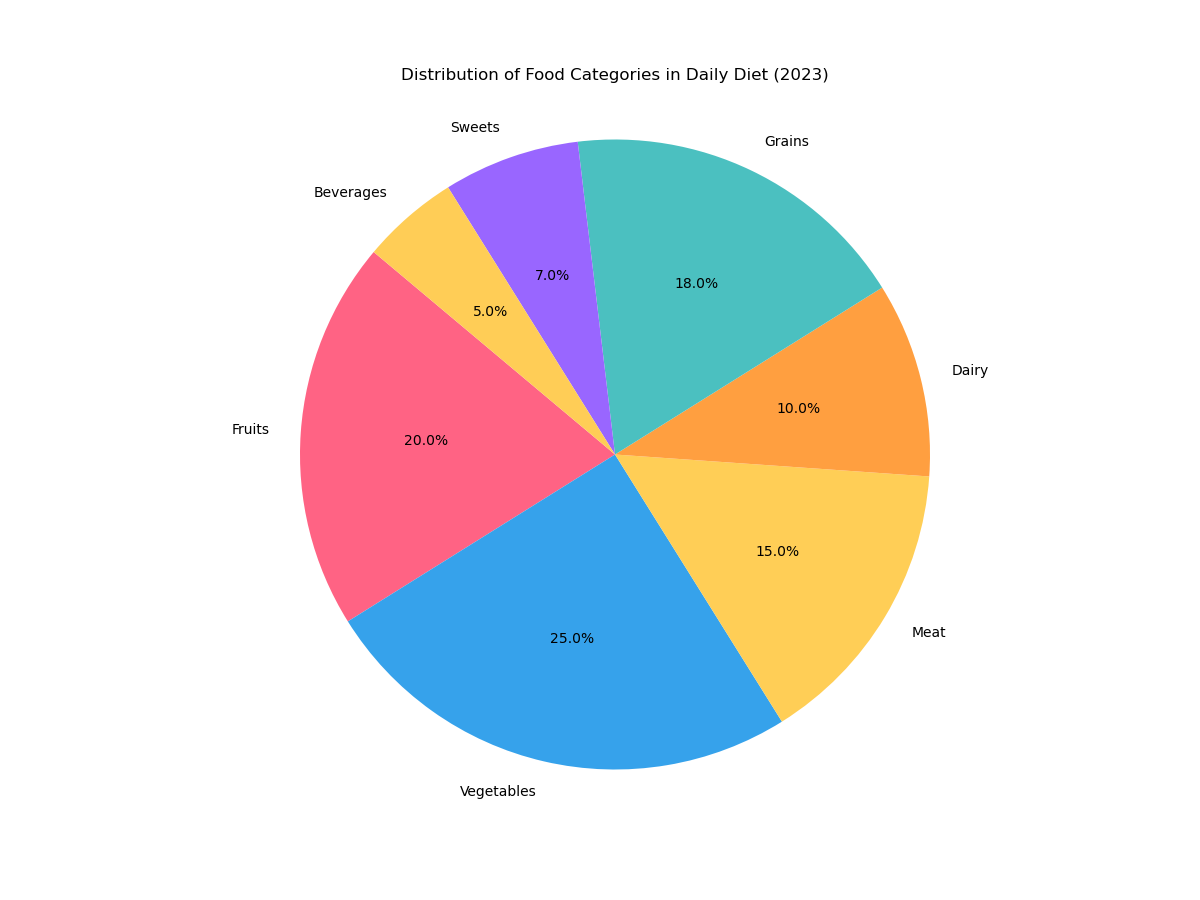

Here is the Python script that generated this plot:

import matplotlib.pyplot as plt

# Data
food_categories = [
    'Fruits', 'Vegetables', 'Meat', 'Dairy', 
    'Grains', 'Sweets', 'Beverages'
]
percentages = [20.0, 25.0, 15.0, 10.0, 18.0, 7.0, 5.0]

# Colors
colors = [
    '#FF6384', '#36A2EB', '#FFCE56', '#FF9F40', 
    '#4BC0C0', '#9966FF', '#FFCD56'
]

# Plot
plt.figure(figsize=(12, 9))  # Width and height of the chart
plt.pie(percentages, labels=food_categories, colors=colors, startangle=140, autopct='%1.1f%%')

plt.title("Distribution of Food Categories in Daily Diet (2023)", pad=20)
plt.axis('equal')  # Equal aspect ratio ensures that pie is drawn as a circle.

plt.show()
